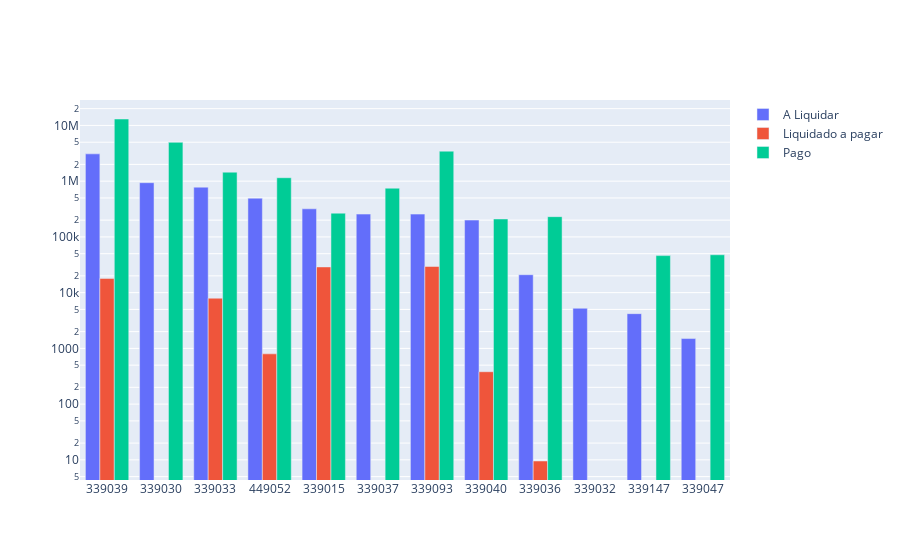

This figure's notebook cell:
### Code cell
# Saldo a liquidar por ND
cols = ['ND', 'A_LIQUIDAR', 'LIQUIDADO_A_PAGAR', 'PAGO']

df_aux = df.loc[:, cols].groupby('ND').sum().sort_values(by= 'A_LIQUIDAR', ascending=False).reset_index()
df_aux = df_aux[df_aux['A_LIQUIDAR'] > 0]
# Criando o gráfico
fig = go.Figure()

# Adicionando as colunas y1, y2 e y3 no eixo y
fig.add_trace(go.Bar(x=df_aux['ND'], y=df_aux['A_LIQUIDAR'], name='A Liquidar'))
fig.add_trace(go.Bar(x=df_aux['ND'], y=df_aux['LIQUIDADO_A_PAGAR'], name='Liquidado a pagar'))
fig.add_trace(go.Bar(x=df_aux['ND'], y=df_aux['PAGO'], name='Pago'))

fig.update_traces(textposition = 'outside', cliponaxis = False, hovertemplate=None)
fig.update_layout(hovermode="x unified")
fig.update_yaxes(type="log")

fig.show()

### Figure 1 — Plotly figure (JSON) as saved in the notebook; plotly's stock layout.template omitted (floating-point values rounded to 4 significant figures)
{"data": [{"cliponaxis": false, "name": "A Liquidar", "textposition": "outside", "type": "bar", "x": ["339039", "339030", "339033", "449052", "339015", "339037", "339093", "339040", "339036", "339032", "339147", "339047"], "y": [3089000.0, 939200.0, 780900.0, 494900.0, 319200.0, 256700.0, 256300.0, 200300.0, 20980.0, 5246.0, 4196.0, 1501.0]}, {"cliponaxis": false, "name": "Liquidado a pagar", "textposition": "outside", "type": "bar", "x": ["339039", "339030", "339033", "449052", "339015", "339037", "339093", "339040", "339036", "339032", "339147", "339047"], "y": [17990.0, 0, 7949.0, 798, 28930.0, 0, 29480.0, 381.3, 9.54, 0, 0, 0]}, {"cliponaxis": false, "name": "Pago", "textposition": "outside", "type": "bar", "x": ["339039", "339030", "339033", "449052", "339015", "339037", "339093", "339040", "339036", "339032", "339147", "339047"], "y": [13040000.0, 4973000.0, 1451000.0, 1152000.0, 266600.0, 748100.0, 3453000.0, 209700.0, 230800.0, 0, 46170.0, 47780.0]}], "layout": {"hovermode": "x unified", "yaxis": {"type": "log"}}}
